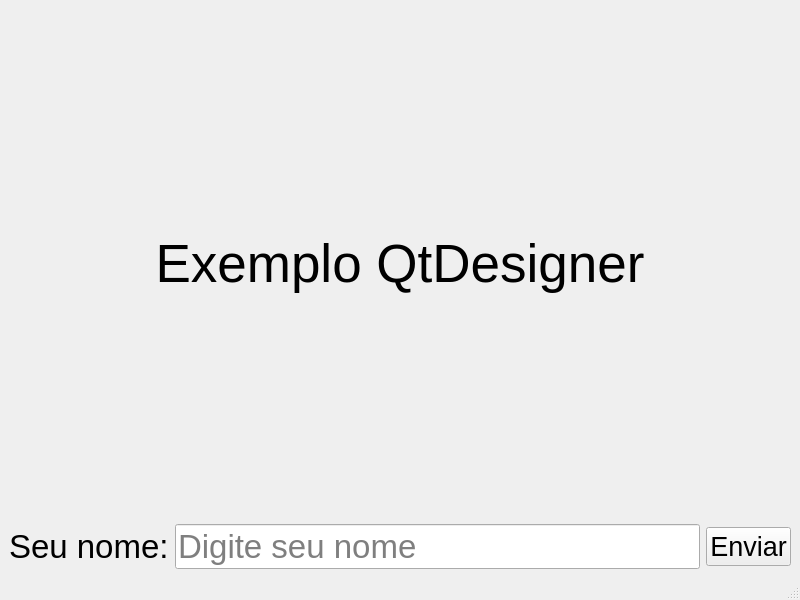
<?xml version="1.0" encoding="UTF-8"?>
<ui version="4.0">
 <class>MainWindow</class>
 <widget class="QMainWindow" name="MainWindow">
  <property name="geometry">
   <rect>
    <x>0</x>
    <y>0</y>
    <width>800</width>
    <height>600</height>
   </rect>
  </property>
  <property name="windowTitle">
   <string>MainWindow</string>
  </property>
  <widget class="QWidget" name="centralwidget">
   <layout class="QHBoxLayout" name="horizontalLayout">
    <item>
     <layout class="QGridLayout" name="gridLayout">
      <item row="0" column="0">
       <widget class="QLabel" name="labelResult">
        <property name="font">
         <font>
          <pointsize>40</pointsize>
         </font>
        </property>
        <property name="text">
         <string>Exemplo QtDesigner</string>
        </property>
        <property name="alignment">
         <set>Qt::AlignCenter</set>
        </property>
       </widget>
      </item>
      <item row="1" column="0">
       <layout class="QGridLayout" name="gridLayout_2">
        <item row="0" column="1">
         <widget class="QLineEdit" name="lineName">
          <property name="font">
           <font>
            <pointsize>25</pointsize>
           </font>
          </property>
          <property name="placeholderText">
           <string>Digite seu nome</string>
          </property>
         </widget>
        </item>
        <item row="0" column="0">
         <widget class="QLabel" name="labelName">
          <property name="font">
           <font>
            <pointsize>25</pointsize>
           </font>
          </property>
          <property name="text">
           <string>Seu nome:</string>
          </property>
         </widget>
        </item>
        <item row="0" column="2">
         <widget class="QPushButton" name="buttonSend">
          <property name="font">
           <font>
            <pointsize>20</pointsize>
           </font>
          </property>
          <property name="text">
           <string>Enviar</string>
          </property>
         </widget>
        </item>
       </layout>
      </item>
     </layout>
    </item>
   </layout>
  </widget>
  <widget class="QMenuBar" name="menubar">
   <property name="geometry">
    <rect>
     <x>0</x>
     <y>0</y>
     <width>800</width>
     <height>22</height>
    </rect>
   </property>
  </widget>
  <widget class="QStatusBar" name="statusbar"/>
 </widget>
 <resources/>
 <connections/>
</ui>
